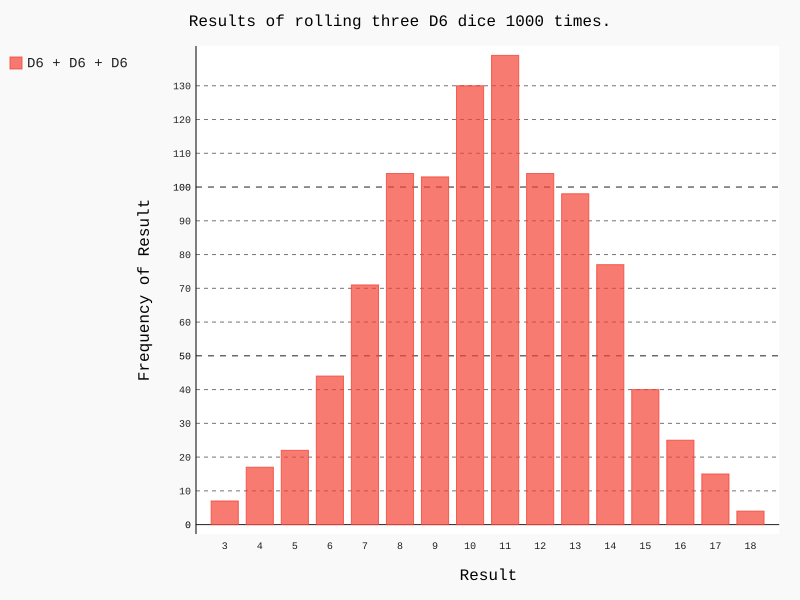

Write Python code to recreate this figure.
#!/usr/bin/env python3
# -*- coding: utf-8 -*-

from die import Die 

import pygal

die_1 = Die()
die_2 = Die()
die_3 = Die()

results = []
for roll_num in range(1000):
    result = die_1.roll() + die_2.roll() + die_3.roll()
    results.append(result)

frequencies = []
max_results = die_1.num_sides + die_2.num_sides + die_3.num_sides
for value in range(3, max_results+1):
    frequency = results.count(value)
    frequencies.append(frequency)

hist = pygal.Bar()
hist.title = "Results of rolling three D6 dice 1000 times."
hist.x_labels = [str(x) for x in range(3, max_results+1)]
hist.x_title = "Result"
hist.y_title = "Frequency of Result"

hist.add('D6 + D6 + D6', frequencies)
hist.render_to_file('threeDice_visual.svg')
